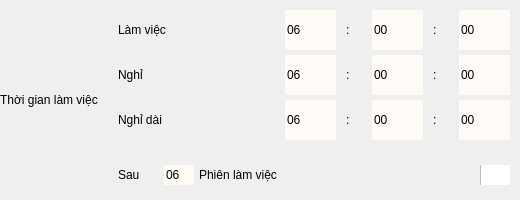
            <widget class="QWidget" name="widget_30" native="true">
             <property name="sizePolicy">
              <sizepolicy hsizetype="Fixed" vsizetype="Fixed">
               <horstretch>0</horstretch>
               <verstretch>0</verstretch>
              </sizepolicy>
             </property>
             <property name="minimumSize">
              <size>
               <width>520</width>
               <height>200</height>
              </size>
             </property>
             <property name="maximumSize">
              <size>
               <width>520</width>
               <height>200</height>
              </size>
             </property>
             <layout class="QGridLayout" name="gridLayout_52">
              <property name="leftMargin">
               <number>0</number>
              </property>
              <property name="topMargin">
               <number>0</number>
              </property>
              <property name="rightMargin">
               <number>0</number>
              </property>
              <property name="bottomMargin">
               <number>0</number>
              </property>
              <property name="spacing">
               <number>10</number>
              </property>
              <item row="3" column="1">
               <widget class="QWidget" name="widget_38" native="true">
                <layout class="QVBoxLayout" name="verticalLayout_14">
                 <property name="spacing">
                  <number>0</number>
                 </property>
                 <property name="leftMargin">
                  <number>0</number>
                 </property>
                 <property name="topMargin">
                  <number>0</number>
                 </property>
                 <property name="rightMargin">
                  <number>0</number>
                 </property>
                 <property name="bottomMargin">
                  <number>0</number>
                 </property>
                 <item>
                  <widget class="QWidget" name="widget_48" native="true">
                   <layout class="QGridLayout" name="gridLayout_53">
                    <property name="leftMargin">
                     <number>10</number>
                    </property>
                    <property name="topMargin">
                     <number>10</number>
                    </property>
                    <property name="rightMargin">
                     <number>10</number>
                    </property>
                    <property name="bottomMargin">
                     <number>10</number>
                    </property>
                    <property name="spacing">
                     <number>5</number>
                    </property>
                    <item row="2" column="1">
                     <layout class="QHBoxLayout" name="workLayout_51">
                      <property name="spacing">
                       <number>10</number>
                      </property>
                      <property name="sizeConstraint">
                       <enum>QLayout::SetMaximumSize</enum>
                      </property>
                      <property name="topMargin">
                       <number>0</number>
                      </property>
                      <item>
                       <widget class="QLineEdit" name="wakehInput_62">
                        <property name="maximumSize">
                         <size>
                          <width>51</width>
                          <height>43</height>
                         </size>
                        </property>
                        <property name="contextMenuPolicy">
                         <enum>Qt::DefaultContextMenu</enum>
                        </property>
                        <property name="styleSheet">
                         <string notr="true">font: 18pt &quot;MS Shell Dlg 2&quot;;
background-color: rgb(254, 251, 246);
border:0px;</string>
                        </property>
                        <property name="inputMethodHints">
                         <set>Qt::ImhPreferNumbers</set>
                        </property>
                        <property name="text">
                         <string>06</string>
                        </property>
                        <property name="maxLength">
                         <number>2</number>
                        </property>
                       </widget>
                      </item>
                      <item>
                       <widget class="QLabel" name="space_85">
                        <property name="maximumSize">
                         <size>
                          <width>16</width>
                          <height>43</height>
                         </size>
                        </property>
                        <property name="styleSheet">
                         <string notr="true">font: 18pt &quot;MS Shell Dlg 2&quot;;border:0px;</string>
                        </property>
                        <property name="inputMethodHints">
                         <set>Qt::ImhNone</set>
                        </property>
                        <property name="text">
                         <string>:</string>
                        </property>
                       </widget>
                      </item>
                      <item>
                       <widget class="QLineEdit" name="wakemInput_84">
                        <property name="sizePolicy">
                         <sizepolicy hsizetype="Expanding" vsizetype="Fixed">
                          <horstretch>0</horstretch>
                          <verstretch>0</verstretch>
                         </sizepolicy>
                        </property>
                        <property name="maximumSize">
                         <size>
                          <width>51</width>
                          <height>43</height>
                         </size>
                        </property>
                        <property name="styleSheet">
                         <string notr="true">font: 18pt &quot;MS Shell Dlg 2&quot;;
background-color: rgb(254, 251, 246);
border:0px;</string>
                        </property>
                        <property name="inputMethodHints">
                         <set>Qt::ImhPreferNumbers</set>
                        </property>
                        <property name="text">
                         <string>00</string>
                        </property>
                        <property name="maxLength">
                         <number>2</number>
                        </property>
                       </widget>
                      </item>
                      <item>
                       <widget class="QLabel" name="space_86">
                        <property name="maximumSize">
                         <size>
                          <width>16</width>
                          <height>43</height>
                         </size>
                        </property>
                        <property name="styleSheet">
                         <string notr="true">font: 18pt &quot;MS Shell Dlg 2&quot;;border:0px;</string>
                        </property>
                        <property name="inputMethodHints">
                         <set>Qt::ImhNone</set>
                        </property>
                        <property name="text">
                         <string>:</string>
                        </property>
                       </widget>
                      </item>
                      <item>
                       <widget class="QLineEdit" name="wakemInput_85">
                        <property name="sizePolicy">
                         <sizepolicy hsizetype="Expanding" vsizetype="Fixed">
                          <horstretch>0</horstretch>
                          <verstretch>0</verstretch>
                         </sizepolicy>
                        </property>
                        <property name="maximumSize">
                         <size>
                          <width>51</width>
                          <height>43</height>
                         </size>
                        </property>
                        <property name="styleSheet">
                         <string notr="true">font: 18pt &quot;MS Shell Dlg 2&quot;;
background-color: rgb(254, 251, 246);
border:0px;</string>
                        </property>
                        <property name="inputMethodHints">
                         <set>Qt::ImhPreferNumbers</set>
                        </property>
                        <property name="text">
                         <string>00</string>
                        </property>
                        <property name="maxLength">
                         <number>2</number>
                        </property>
                       </widget>
                      </item>
                     </layout>
                    </item>
                    <item row="1" column="1">
                     <layout class="QHBoxLayout" name="workLayout_52">
                      <property name="spacing">
                       <number>10</number>
                      </property>
                      <property name="sizeConstraint">
                       <enum>QLayout::SetMaximumSize</enum>
                      </property>
                      <property name="topMargin">
                       <number>0</number>
                      </property>
                      <item>
                       <widget class="QLineEdit" name="wakehInput_63">
                        <property name="maximumSize">
                         <size>
                          <width>51</width>
                          <height>43</height>
                         </size>
                        </property>
                        <property name="contextMenuPolicy">
                         <enum>Qt::DefaultContextMenu</enum>
                        </property>
                        <property name="styleSheet">
                         <string notr="true">font: 18pt &quot;MS Shell Dlg 2&quot;;
background-color: rgb(254, 251, 246);
border:0px;</string>
                        </property>
                        <property name="inputMethodHints">
                         <set>Qt::ImhPreferNumbers</set>
                        </property>
                        <property name="text">
                         <string>06</string>
                        </property>
                        <property name="maxLength">
                         <number>2</number>
                        </property>
                       </widget>
                      </item>
                      <item>
                       <widget class="QLabel" name="space_87">
                        <property name="maximumSize">
                         <size>
                          <width>16</width>
                          <height>43</height>
                         </size>
                        </property>
                        <property name="styleSheet">
                         <string notr="true">font: 18pt &quot;MS Shell Dlg 2&quot;;border:0px;</string>
                        </property>
                        <property name="inputMethodHints">
                         <set>Qt::ImhNone</set>
                        </property>
                        <property name="text">
                         <string>:</string>
                        </property>
                       </widget>
                      </item>
                      <item>
                       <widget class="QLineEdit" name="wakemInput_86">
                        <property name="sizePolicy">
                         <sizepolicy hsizetype="Expanding" vsizetype="Fixed">
                          <horstretch>0</horstretch>
                          <verstretch>0</verstretch>
                         </sizepolicy>
                        </property>
                        <property name="maximumSize">
                         <size>
                          <width>51</width>
                          <height>43</height>
                         </size>
                        </property>
                        <property name="styleSheet">
                         <string notr="true">font: 18pt &quot;MS Shell Dlg 2&quot;;
background-color: rgb(254, 251, 246);
border:0px;</string>
                        </property>
                        <property name="inputMethodHints">
                         <set>Qt::ImhPreferNumbers</set>
                        </property>
                        <property name="text">
                         <string>00</string>
                        </property>
                        <property name="maxLength">
                         <number>2</number>
                        </property>
                       </widget>
                      </item>
                      <item>
                       <widget class="QLabel" name="space_88">
                        <property name="maximumSize">
                         <size>
                          <width>16</width>
                          <height>43</height>
                         </size>
                        </property>
                        <property name="styleSheet">
                         <string notr="true">font: 18pt &quot;MS Shell Dlg 2&quot;;border:0px;</string>
                        </property>
                        <property name="inputMethodHints">
                         <set>Qt::ImhNone</set>
                        </property>
                        <property name="text">
                         <string>:</string>
                        </property>
                       </widget>
                      </item>
                      <item>
                       <widget class="QLineEdit" name="wakemInput_87">
                        <property name="sizePolicy">
                         <sizepolicy hsizetype="Expanding" vsizetype="Fixed">
                          <horstretch>0</horstretch>
                          <verstretch>0</verstretch>
                         </sizepolicy>
                        </property>
                        <property name="maximumSize">
                         <size>
                          <width>51</width>
                          <height>43</height>
                         </size>
                        </property>
                        <property name="styleSheet">
                         <string notr="true">font: 18pt &quot;MS Shell Dlg 2&quot;;
background-color: rgb(254, 251, 246);
border:0px;</string>
                        </property>
                        <property name="inputMethodHints">
                         <set>Qt::ImhPreferNumbers</set>
                        </property>
                        <property name="text">
                         <string>00</string>
                        </property>
                        <property name="maxLength">
                         <number>2</number>
                        </property>
                       </widget>
                      </item>
                     </layout>
                    </item>
                    <item row="2" column="0">
                     <widget class="QLabel" name="label_72">
                      <property name="styleSheet">
                       <string notr="true">font: 18pt &quot;MS Shell Dlg 2&quot;;border:0px;</string>
                      </property>
                      <property name="text">
                       <string>Nghỉ dài</string>
                      </property>
                     </widget>
                    </item>
                    <item row="0" column="1">
                     <layout class="QHBoxLayout" name="workLayout_53">
                      <property name="spacing">
                       <number>10</number>
                      </property>
                      <property name="sizeConstraint">
                       <enum>QLayout::SetMaximumSize</enum>
                      </property>
                      <property name="topMargin">
                       <number>0</number>
                      </property>
                      <item>
                       <widget class="QLineEdit" name="wakehInput_64">
                        <property name="maximumSize">
                         <size>
                          <width>51</width>
                          <height>43</height>
                         </size>
                        </property>
                        <property name="contextMenuPolicy">
                         <enum>Qt::DefaultContextMenu</enum>
                        </property>
                        <property name="styleSheet">
                         <string notr="true">font: 18pt &quot;MS Shell Dlg 2&quot;;
background-color: rgb(254, 251, 246);
border:0px;</string>
                        </property>
                        <property name="inputMethodHints">
                         <set>Qt::ImhPreferNumbers</set>
                        </property>
                        <property name="text">
                         <string>06</string>
                        </property>
                        <property name="maxLength">
                         <number>2</number>
                        </property>
                       </widget>
                      </item>
                      <item>
                       <widget class="QLabel" name="space_89">
                        <property name="maximumSize">
                         <size>
                          <width>16</width>
                          <height>43</height>
                         </size>
                        </property>
                        <property name="styleSheet">
                         <string notr="true">font: 18pt &quot;MS Shell Dlg 2&quot;;border:0px;</string>
                        </property>
                        <property name="inputMethodHints">
                         <set>Qt::ImhNone</set>
                        </property>
                        <property name="text">
                         <string>:</string>
                        </property>
                       </widget>
                      </item>
                      <item>
                       <widget class="QLineEdit" name="wakemInput_88">
                        <property name="sizePolicy">
                         <sizepolicy hsizetype="Expanding" vsizetype="Fixed">
                          <horstretch>0</horstretch>
                          <verstretch>0</verstretch>
                         </sizepolicy>
                        </property>
                        <property name="maximumSize">
                         <size>
                          <width>51</width>
                          <height>43</height>
                         </size>
                        </property>
                        <property name="styleSheet">
                         <string notr="true">font: 18pt &quot;MS Shell Dlg 2&quot;;
background-color: rgb(254, 251, 246);
border:0px;</string>
                        </property>
                        <property name="inputMethodHints">
                         <set>Qt::ImhPreferNumbers</set>
                        </property>
                        <property name="text">
                         <string>00</string>
                        </property>
                        <property name="maxLength">
                         <number>2</number>
                        </property>
                       </widget>
                      </item>
                      <item>
                       <widget class="QLabel" name="space_90">
                        <property name="maximumSize">
                         <size>
                          <width>16</width>
                          <height>43</height>
                         </size>
                        </property>
                        <property name="styleSheet">
                         <string notr="true">font: 18pt &quot;MS Shell Dlg 2&quot;;border:0px;</string>
                        </property>
                        <property name="inputMethodHints">
                         <set>Qt::ImhNone</set>
                        </property>
                        <property name="text">
                         <string>:</string>
                        </property>
                       </widget>
                      </item>
                      <item>
                       <widget class="QLineEdit" name="wakemInput_89">
                        <property name="sizePolicy">
                         <sizepolicy hsizetype="Expanding" vsizetype="Fixed">
                          <horstretch>0</horstretch>
                          <verstretch>0</verstretch>
                         </sizepolicy>
                        </property>
                        <property name="maximumSize">
                         <size>
                          <width>51</width>
                          <height>43</height>
                         </size>
                        </property>
                        <property name="styleSheet">
                         <string notr="true">font: 18pt &quot;MS Shell Dlg 2&quot;;
background-color: rgb(254, 251, 246);
border:0px;</string>
                        </property>
                        <property name="inputMethodHints">
                         <set>Qt::ImhPreferNumbers</set>
                        </property>
                        <property name="text">
                         <string>00</string>
                        </property>
                        <property name="maxLength">
                         <number>2</number>
                        </property>
                       </widget>
                      </item>
                     </layout>
                    </item>
                    <item row="1" column="0">
                     <widget class="QLabel" name="label_73">
                      <property name="styleSheet">
                       <string notr="true">font: 18pt &quot;MS Shell Dlg 2&quot;;border:0px;</string>
                      </property>
                      <property name="text">
                       <string>Nghỉ</string>
                      </property>
                     </widget>
                    </item>
                    <item row="0" column="0">
                     <widget class="QLabel" name="label_87">
                      <property name="styleSheet">
                       <string notr="true">font: 18pt &quot;MS Shell Dlg 2&quot;;border:0px;</string>
                      </property>
                      <property name="text">
                       <string>Làm việc </string>
                      </property>
                     </widget>
                    </item>
                   </layout>
                  </widget>
                 </item>
                 <item>
                  <widget class="QWidget" name="widget_49" native="true">
                   <property name="minimumSize">
                    <size>
                     <width>100</width>
                     <height>50</height>
                    </size>
                   </property>
                   <property name="maximumSize">
                    <size>
                     <width>520</width>
                     <height>50</height>
                    </size>
                   </property>
                   <layout class="QGridLayout" name="gridLayout_54">
                    <property name="leftMargin">
                     <number>10</number>
                    </property>
                    <property name="topMargin">
                     <number>10</number>
                    </property>
                    <property name="rightMargin">
                     <number>10</number>
                    </property>
                    <property name="spacing">
                     <number>5</number>
                    </property>
                    <item row="1" column="0">
                     <widget class="QLabel" name="label_88">
                      <property name="minimumSize">
                       <size>
                        <width>41</width>
                        <height>0</height>
                       </size>
                      </property>
                      <property name="maximumSize">
                       <size>
                        <width>41</width>
                        <height>300</height>
                       </size>
                      </property>
                      <property name="styleSheet">
                       <string notr="true">font: 18pt &quot;MS Shell Dlg 2&quot;;border:0px;</string>
                      </property>
                      <property name="text">
                       <string>Sau </string>
                      </property>
                     </widget>
                    </item>
                    <item row="1" column="2">
                     <widget class="QLabel" name="label_89">
                      <property name="styleSheet">
                       <string notr="true">font: 18pt &quot;MS Shell Dlg 2&quot;;border:0px;</string>
                      </property>
                      <property name="text">
                       <string>Phiên làm việc</string>
                      </property>
                     </widget>
                    </item>
                    <item row="1" column="1">
                     <widget class="QLineEdit" name="wakehInput_65">
                      <property name="enabled">
                       <bool>true</bool>
                      </property>
                      <property name="sizePolicy">
                       <sizepolicy hsizetype="Fixed" vsizetype="Fixed">
                        <horstretch>0</horstretch>
                        <verstretch>0</verstretch>
                       </sizepolicy>
                      </property>
                      <property name="minimumSize">
                       <size>
                        <width>30</width>
                        <height>0</height>
                       </size>
                      </property>
                      <property name="maximumSize">
                       <size>
                        <width>30</width>
                        <height>40</height>
                       </size>
                      </property>
                      <property name="contextMenuPolicy">
                       <enum>Qt::DefaultContextMenu</enum>
                      </property>
                      <property name="layoutDirection">
                       <enum>Qt::LeftToRight</enum>
                      </property>
                      <property name="styleSheet">
                       <string notr="true">font: 18pt &quot;MS Shell Dlg 2&quot;;
background-color: rgb(254, 251, 246);
border:0px;</string>
                      </property>
                      <property name="inputMethodHints">
                       <set>Qt::ImhPreferNumbers</set>
                      </property>
                      <property name="text">
                       <string>06</string>
                      </property>
                      <property name="maxLength">
                       <number>2</number>
                      </property>
                     </widget>
                    </item>
                    <item row="1" column="3">
                     <widget class="QCheckBox" name="checkBox_21">
                      <property name="minimumSize">
                       <size>
                        <width>30</width>
                        <height>20</height>
                       </size>
                      </property>
                      <property name="maximumSize">
                       <size>
                        <width>30</width>
                        <height>20</height>
                       </size>
                      </property>
                      <property name="styleSheet">
                       <string notr="true">QCheckBox::indicator {
     width: 40px;
     height: 40px;
 }
</string>
                      </property>
                      <property name="text">
                       <string/>
                      </property>
                     </widget>
                    </item>
                   </layout>
                  </widget>
                 </item>
                </layout>
               </widget>
              </item>
              <item row="3" column="0">
               <widget class="QLabel" name="label_74">
                <property name="styleSheet">
                 <string notr="true">font: 20pt &quot;MS Shell Dlg 2&quot;;border:0px;</string>
                </property>
                <property name="text">
                 <string>Thời gian làm việc</string>
                </property>
               </widget>
              </item>
             </layout>
            </widget>
